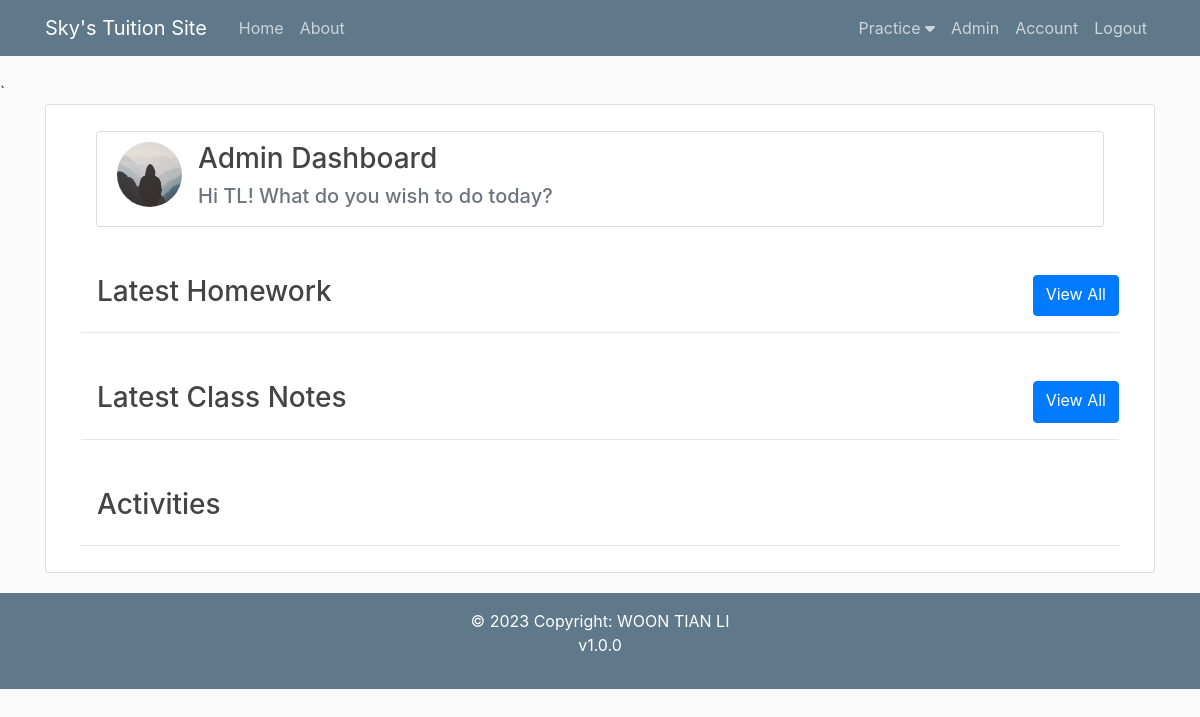
The page /home (signed in) on the database as committed earlier.
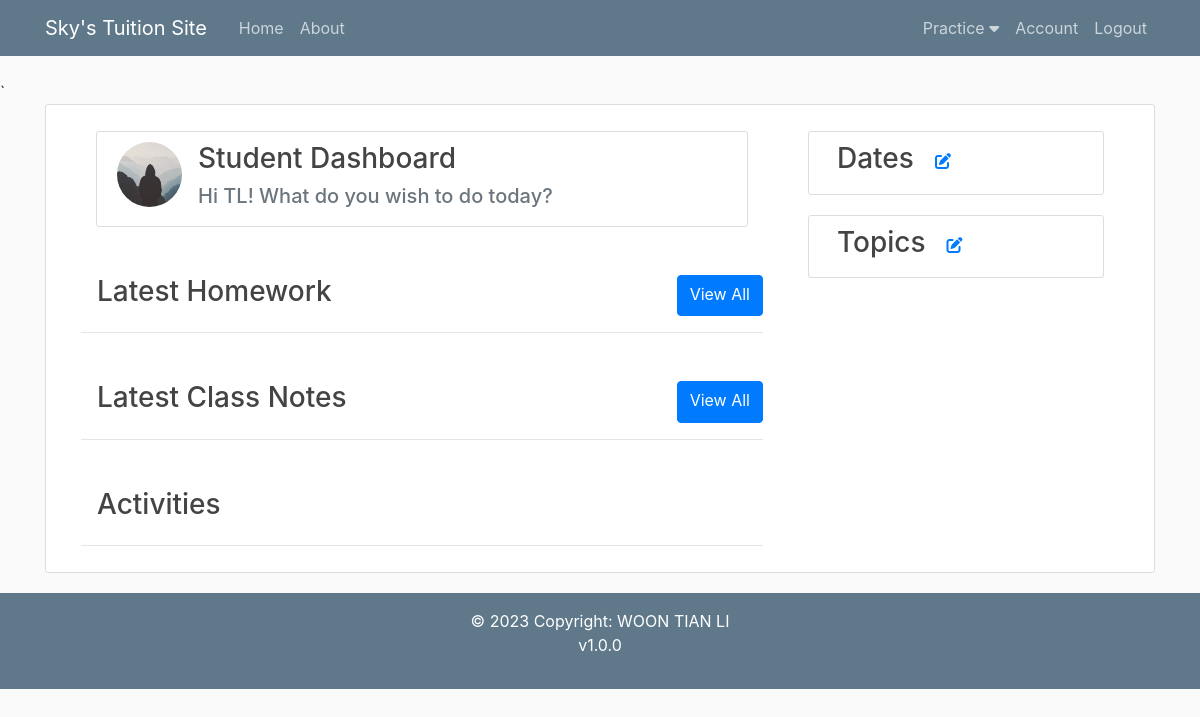
The same page on the database as committed later.
### flaskblog/main/routes.py (the view, shortened to what this page needs)
@main.route("/") #Routes are created bring our browers to different pages. "/" represents the root or home page
@main.route("/home") #Both routes bring to the same page
@login_required
def home():
    image_file = url_for('static', filename='profile_pics/' + current_user.image_file)
    if current_user.topics:
        topics = current_user.topics.split(',')
        checks = current_user.topics_check.split(',')
    else:
        topics = []
        checks = []
    if current_user.account_type == 'Admin':
        homework = Homework.query.order_by(Homework.date_posted.desc()).first()
        note = Note.query.order_by(Note.date_posted.desc()).first()
        activities = Activity.query.order_by(Activity.date_posted.desc()).all()
    else:
        homework = Homework.query.filter_by(student_id=current_user.id).order_by(Homework.date_posted.desc()).first()
        note = Note.query.filter_by(student_id=current_user.id).order_by(Note.date_posted.desc()).first()
        activities = Activity.query.filter_by(student_id=current_user.id).order_by(Activity.date_posted.desc()).all()
    if homework == None:
        homework = []
        id_arr = []
    else:
        id_arr = [homework.id]
    if note == None:
        note = []
    date_now = datetime.datetime.now()
    activities_date_arr=[]
    for activity in activities:
        activities_date_arr.append(round((date_now-activity.date_posted).total_seconds()/3600))
    pt_arr = []
    question_count_arr = []
    attempt_percentage_arr = []
    correct_percentage_arr = []
    df = pd.DataFrame({'id': id_arr, 'pt': pt_arr, 'count': question_count_arr, 'attempt_percentage': attempt_percentage_arr, 'correct_percentage': correct_percentage_arr})
    return render_template('home.html', image_file=image_file, homework=homework, note=note, activities=activities,
                           activities_date_arr=activities_date_arr,df=df, topics=topics, checks=checks)

### flaskblog/models.py (called while the page is built)
@login_manager.user_loader
def load_user(user_id):
    return User.query.get(int(user_id))

### flaskblog/templates/home.html (shortened to what this page needs)
{% extends "layout.html" %}
{% block content %}
    <div class="content-section text-center" style="min-height:50vh">
        <div class="container-fluid">
            <div class="row">
                <div class="col">
                    <div class="col w-100 my-3">
                        <article class="media content-section">
                            <img class="rounded-circle article-img" src="{{ url_for('static', filename='profile_pics/' + current_user.image_file) }}">
                            <div class="media-body">
                                <div class="text-left">
                                    <h3 class="">
                                        {% if current_user.account_type == 'Admin' %}
                                        Admin Dashboard
                                        {% else %}
                                        Student Dashboard
                                        {% endif %}
                                    </h3>
                                    <h5 class="align-self-center text-muted">Hi {{ current_user.username }}! What do you wish to do today?</h5>
                                </div>
                            </div>
                        </article>
                    </div>
                    <div class="d-flex justify-content-between mt-5">
                        <h3 class="text-left mx-3">Latest Homework</h3>
                        <a class="btn btn-primary" href="{{ url_for('homeworks.homework_all', student='ALL') }}">View All</a>
                    </div>
                    <hr>
                    <div class="d-flex justify-content-between mt-5">
                        <h3 class="text-left mx-3">Latest Class Notes</h3>
                        <a class="btn btn-primary" href="{{ url_for('notes.notes_all', student='ALL') }}">View All</a>
                    </div>
                    <hr>
                    <div class="d-flex justify-content-between mt-5">
                        <h3 class="text-left mx-3">Activities</h3>
                    </div>
                    <hr>
                </div>
                {% if current_user.account_type=='User' %}
                <div class="col-4 d-none d-lg-block d-xl-block">
                    <div class="col w-100 my-3">
                    <article class="media content-section">
                        <div class="media-body">
                            <div class="d-flex text-left">
                                <h3 class="mx-2">Dates</h3>
                                <a class="btn btn-link" href="{{ url_for('users.user_dates', username = current_user.username) }}"><i class="fa-solid fa-pen-to-square"></i></a>
                            </div>
                        </div>
                    </article>
                    <article class="media content-section">
                        <div class="media-body">
                            <div class="d-flex text-left">
                                <h3 class="mx-2">Topics</h3>
                                <a class="btn btn-link" href="{{ url_for('users.user_topics', username = current_user.username) }}"><i class="fa-solid fa-pen-to-square"></i></a>
                            </div>
                        </div>
                    </article>
                </div>
                {% endif %}
            </div>
        </div>
    </div>
{% endblock content %}

Rows that differ between the two databases and show on the page:
changed User "TL": account_type "Admin" → "User" (drawn)
Other text that changed with them:
text no longer shown: "Admin Admin Dashboard"
text now shown: "Student Dashboard Dates Topics"
